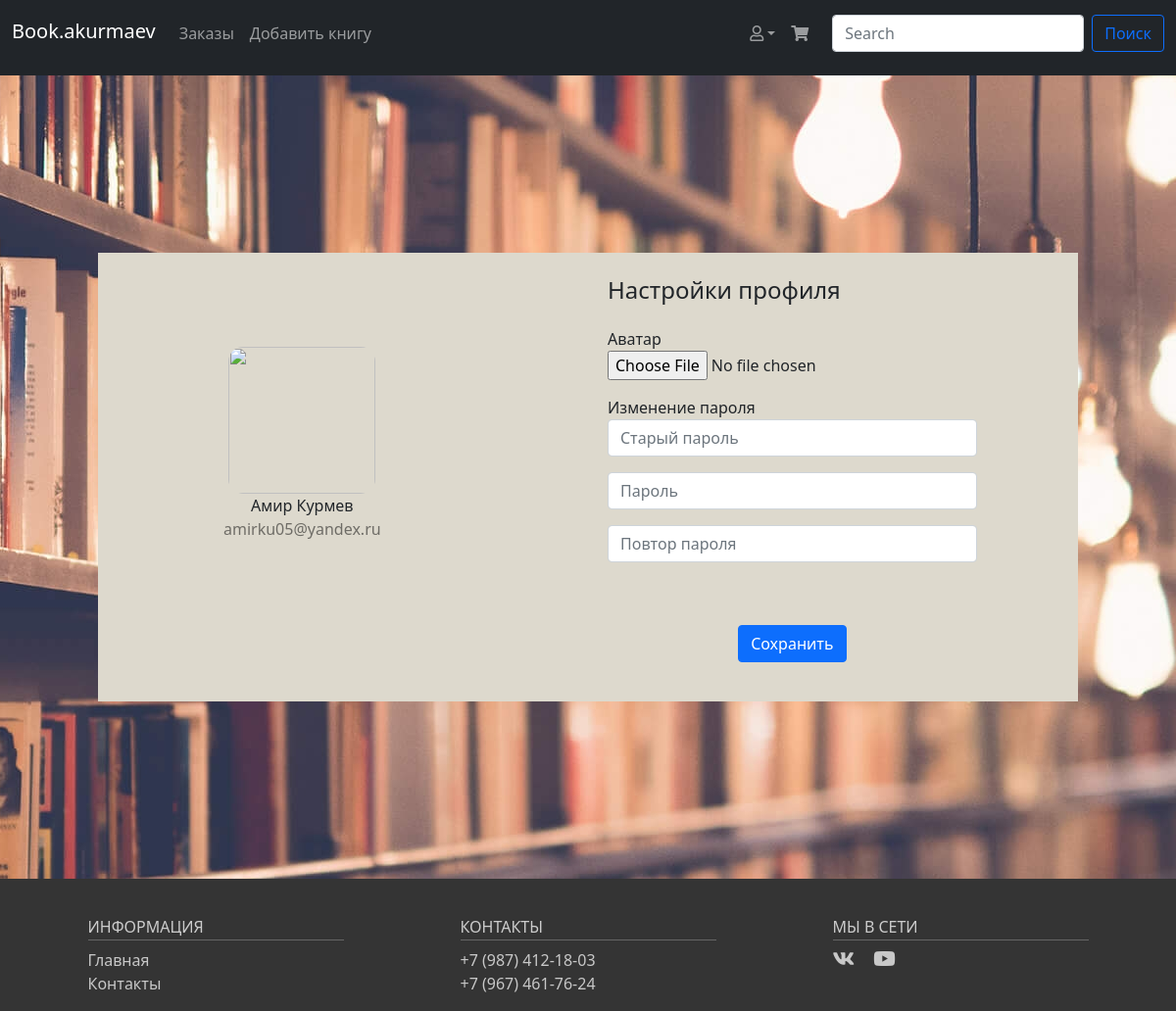
Page /profile (signed in) on the earlier database version.
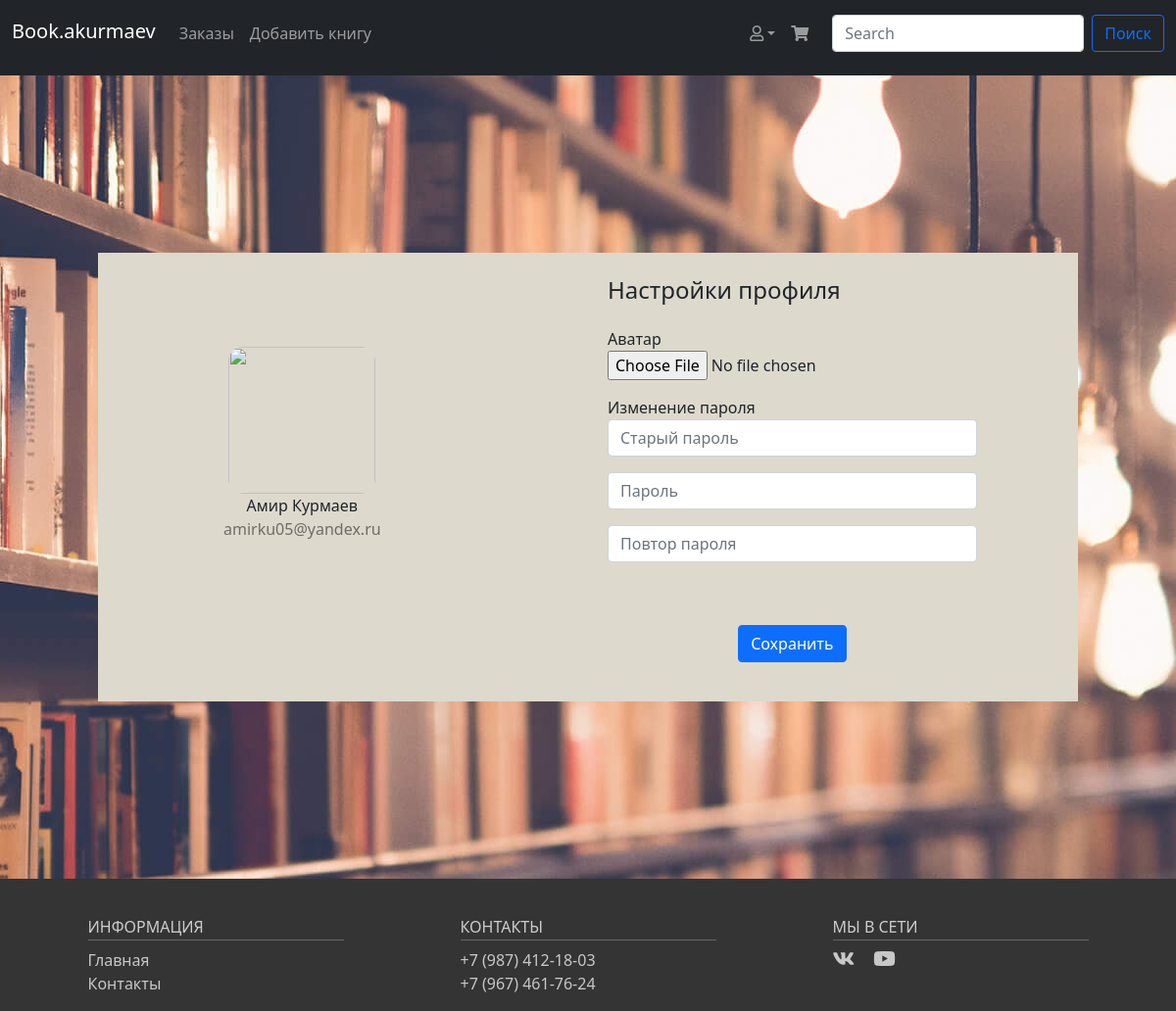
Same page on the later database version.
### data/users.py (models this page shows, shortened)
class User(SqlAlchemyBase, UserMixin):
    __tablename__ = 'users'
    id = sqlalchemy.Column(sqlalchemy.Integer,
                           primary_key=True, autoincrement=True)
    name = sqlalchemy.Column(sqlalchemy.String, nullable=True)
    parallel_number_student = sqlalchemy.Column(sqlalchemy.Integer,
                                                nullable=True)
    letter = sqlalchemy.Column(sqlalchemy.String, nullable=True)
    rights = sqlalchemy.Column(sqlalchemy.String, default="User")
    email = sqlalchemy.Column(sqlalchemy.String,
                              index=True, unique=True, nullable=True)
    security_code = sqlalchemy.Column(sqlalchemy.String,
                                      nullable=True)
    booking = sqlalchemy.Column(sqlalchemy.String, nullable=True)
    avatar = sqlalchemy.Column(sqlalchemy.String, nullable=True,
                               default="/static/img/standart.jpg")
    hashed_password = sqlalchemy.Column(sqlalchemy.String,
                                        nullable=True)
    created_date = sqlalchemy.Column(sqlalchemy.DateTime,
                                     default=datetime.date.today)
    shopping_cart = sqlalchemy.Column(sqlalchemy.String, nullable=True,
                                      default="")
    books = orm.relation("Books", back_populates='user')

### data/blueprint_profile.py (the view, shortened to what this page needs)
@blueprint_profile.route('/profile', methods=['GET', 'POST'])
@login_required
def profile():
    db_session.global_init("db/users_data.db")
    db_sess = db_session.create_session()
    user = db_sess.query(User).filter(User.id == current_user.id).first()
    if request.method == 'GET':
        return render_template("profile.html", avatar_url=user.avatar)

### app.py (called while the page is built)
@login_manager.user_loader
def load_user(user_id):
    db_sess = db_session.create_session()
    return db_sess.query(User).get(user_id)

### data/db_session.py (called while the page is built, shortened)
def global_init(db_file):
    global __factory
    if __factory:
        return

def create_session() -> Session:
    global __factory
    return __factory()

### templates/profile.html (shortened to what this page needs)
<link rel="stylesheet" href="/static/css/profile.css">
{% extends "base.html" %}
{% block content %}
<div class="container rounded bg-white mt-5 mb-5" style="max-width: 1000px;">
    <div class="row" style="background-color: #ddd9cd;">
        <div class="col-md-3 border-right">
            <div class="d-flex flex-column align-items-center text-center p-3 py-5">
                <img class="rounded-circle mt-5" style="border-radius: 10%!important;" width="150px" src={{ avatar_url }}>
                <span class="font-weight-bold">{{ current_user.name }}</span>
                <span class="text-black-50">{{ current_user.email }}</span>
            </div>
        </div>
        <div class="col-md-5 border-right">
            <div class="p-2 py-4">
                <div class="d-flex justify-content-between align-items-center mb-3">
                    <h4 class="text-right">Настройки профиля</h4>
                </div>
                <form action="" method="post" enctype="multipart/form-data">
                    <div class="row mt-3">
                        <div class="col-md-12"><label>Аватар</label><br><input type="file" name="file"></div>
                    </div>
                    <div class="row mt-3">
                        <div class="col-md-12"><label>Изменение пароля</label><input name="last" type="password" class="form-control" placeholder="Старый пароль" value=""></div>
                    </div>
                    <div class="row mt-3">
                        <div class="col-md-12"><input name="new" type="password" class="form-control" placeholder="Пароль" value=""></div>
                    </div>
                    <div class="row mt-3">
                        <div class="col-md-12"><input name="new_again" type="password" class="form-control" placeholder="Повтор пароля" value=""></div>
                    </div>
                    <div class="row mt-3">
                    <div class="mt-5 text-center"><button name="save_changes" value="active" type="submit" class="btn btn-primary">Сохранить</button></div>
                    </div>
                </form>
            </div>
        </div>
    </div>
</div>
{% endblock %}

### templates/base.html (shortened to what this page needs)
<!DOCTYPE html>
<html lang="en">
<head>
    <link rel="stylesheet" href="/static/css/base.css">
    <link rel="stylesheet" href="/static/css/email_confirmation.css">
    <link href="https://cdn.jsdelivr.net/npm/bootstrap@5.1.3/dist/css/bootstrap.min.css" rel="stylesheet"
>
    <link rel="stylesheet" href="https://use.fontawesome.com/releases/v5.7.2/css/all.css"
>
    <link rel="stylesheet" type="text/css" href="/static/css/add_book.css" />
</head>
<body>
    <nav class="navbar navbar-expand-lg navbar-dark bg-dark">
        <div class="container-fluid">
            <a class="navbar-brand" style="padding-bottom: 18px;" href="../">Book.akurmaev</a>
            <div class="collapse navbar-collapse" style="align-items: baseline;" id="navbarSupportedContent">
                <ul class="navbar-nav me-auto mb-2 mb-lg-0 top-menu">
                {% if current_user.rights in ['Admin', 'Librarian'] %}
                    <li class="nav-item"><a class="nav-link" href="/information">Заказы</a></li>
                    <li class="nav-item"><a class="nav-link" href="/add_book">Добавить книгу</a></li>
                {% endif %}
                </ul>
                <ul class="navbar-nav me-lg-3 mb-2 mb-lg-0">
                    <li class="nav-item dropdown">
                        <a class="nav-link dropdown-toggle" data-bs-toggle="dropdown" href="#"><i
                                class="far fa-user"></i></a>
                    </li>
                    <li class="nav-item">
                        <a class="nav-link" href="/cart"><i
                                class="fas fa-shopping-cart"></i></a>
                    </li>
                </ul>
                <form class="d-flex" method="post">
                    <input class="form-control me-2" name="search" type="search" placeholder="Search"
                           aria-label="Search">
                    <button class="btn btn-outline-primary" name="button_search" value="active"
                            type="submit">Поиск</button>
                </form>
            </div>
        </div>
    </nav>
    <div class="page">
        <div class="intro" id="intro">
            {% block content %}
            {% endblock %}
        </div>
    </div>
    <footer>
        <section class="footer">
            <div class="container">
                <div class="row">
                    <div class="col-md-3 col-6">
                        <h4>Информация</h4>
                        <ul class="list-unstyled">
                            <li><a href="#">Главная</a></li>
                            <li><a href="#">Контакты</a></li>
                        </ul>
                    </div>
                    <div class="col-md-3 col-6">
                        <h4>Контакты</h4>
                        <ul class="list-unstyled">
                            <li><a href="tel:5551234568">+7 (987) 412-18-03</a></li>
                            <li><a href="tel:5551234567">+7 (967) 461-76-24</a></li>
                        </ul>
                    </div>
                    <div class="col-md-3 col-6">
                        <h4>Мы в сети</h4>
                        <div class="footer-icons">
                            <a href="https://vk.com/idamirkurmaev"><i class="fab fa-vk"></i></a>
                            <a href="https://www.youtube.com/watch?v=kJQP7kiw5Fk"><i class="fab fa-youtube"></i></a>
                        </div>
                    </div>
                </div>
            </div>
        </section>
    </footer>
</body>
</html>

### static/css/base.css (style rules this page uses)
body { margin: 0; font-family: 'Montserrat', sans-serif; font-size: 15px; line-height: 1.6; color: #333; }
*, *:before, *:after { box-sizing: border-box; }
h1, h2, h3, h4, h5, h6 { margin: 0; }
.page { overflow: hidden; background: url("/static/img/background.jpg") center no-repeat fixed; }
.intro { display: flex; flex-direction: column; justify-content: center; width: 100%; min-height: 820px; position: relative; -webkit-background-size: cover; background-size: cover; }
.top-menu li a::after { content: ''; display: block; width: 100%; background-color: #fff; height: 1px; transition: all .3s; transform: scale(0); }
.navbar-expand-lg .navbar-collapse { display: flex!important; flex-basis: auto; padding-top: 6px; }
.footer { background-color: #343434; padding-top: 40px; }
.footer h4 { color: #ccc; text-transform: uppercase; font-size: 16px; border-bottom: 1px solid #666; padding-bottom: 3px; }
.footer a { text-decoration: none; transition: all .3s; }
.footer a, .footer li { color: #c8c8c8; }
.footer li a { display: block; }
.footer-icons a { display: inline-block; margin-right: 15px; font-size: 20px; }
.row { justify-content: space-around; }

### static/css/add_book.css (style rules this page uses)
ul { color: black; }

Differences in the rows shown:
changed User "amirku05@yandex.ru": name "Амир Курмев" → "Амир Курмаев"
